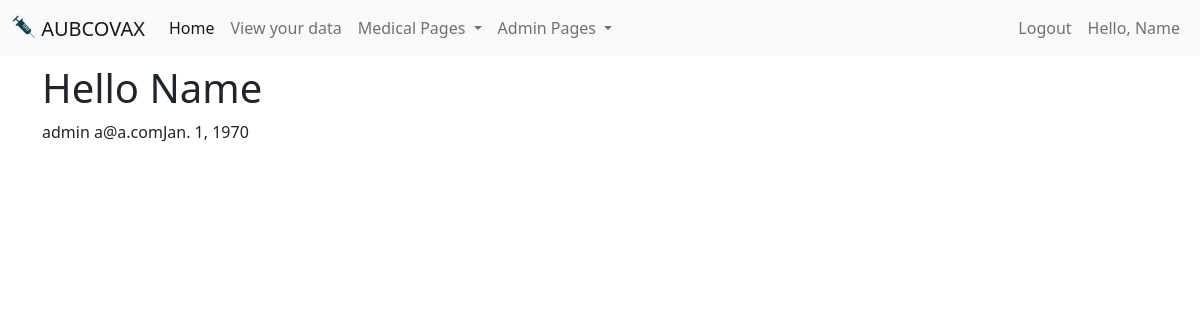
/ (signed in), run on the app's committed database.
### main/models.py (models this page shows, shortened)
class Account(AbstractBaseUser, PermissionsMixin):
    username=models.CharField(max_length=200, unique=True)
    isMedicalStaff = models.BooleanField(default=False)
    isAdmin = models.BooleanField(default=False)
    name = models.CharField(max_length=200)
    email = models.EmailField(unique=False)
    DOB = models.DateField()
    ID_nbr = models.IntegerField(unique=True)
    phone_nbr = models.IntegerField(unique=True)
    address = models.CharField(max_length=200)
    medical_history = models.TextField()
    doseOne = models.BooleanField(default=False)
    doseOneDate = models.DateField(null=True, blank=True)
    doseTwo = models.BooleanField(default=False)
    doseTwoDate = models.DateField(null=True, blank=True)
    nextAppointment = models.DateField(null=True, blank=True)
    is_staff=models.BooleanField(default=False)
    is_active=models.BooleanField(default=True)
    objects = MyUserManager()
    USERNAME_FIELD = 'username'
    REQUIRED_FIELDS = ['name', 'email', 'isMedicalStaff', 'isAdmin', 'DOB', 'ID_nbr', 'phone_nbr', 'address', 'medical_history']

### main/views.py (the view)
# urls.py: path('', views.index, name='index'),
def index(request):
    return render(request, 'index.html')

### main/templates/index.html (shortened to what this page needs)
{% extends 'base.html' %}
{% block content %}
{% if user.is_authenticated %}
<h1>Hello {{user.name}}</h1>{{user.username}}
{{user.email}}{{user.DOB}}
{% else %}
<h1>Hello, stranger</h1>
{% endif %}
{% endblock %}

### main/templates/base.html (shortened to what this page needs)
<!doctype html>
<html lang="en">
  <head>
    <link href="https://cdn.jsdelivr.net/npm/bootstrap@5.0.2/dist/css/bootstrap.min.css" rel="stylesheet">
    {% load static %}
  </head>
  <body>
    <nav class="navbar navbar-expand-md navbar-light bg-light mb-2">
      <div class="container-fluid">
        <a class="navbar-brand mb-0 h1" href="/">
          <img src="{% static '/vaccine.png' %}" alt="" width="24px" height="24px" class="d-inline-block align-text-top">
          AUBCOVAX
        </a>
        <div class="collapse navbar-collapse" id="navbarSupportedContent">
          <ul class="navbar-nav me-auto mb-2 mb-lg-0">
            <li class="nav-item">
              <a class="nav-link active" href="/">Home</a>
            </li>
            <li class="nav-item">
              <a class="nav-link" href="/patientInfo">View your data</a>
            </li>
            <li class="nav-item dropdown">
              <a class="nav-link dropdown-toggle" href="#" id="navbarDropdown" role="button" data-bs-toggle="dropdown" aria-expanded="false">
                Medical Pages
              </a>
            </li>
            <li class="nav-item dropdown">
              <a class="nav-link dropdown-toggle" href="#" id="navbarDropdown" role="button" data-bs-toggle="dropdown" aria-expanded="false">
                Admin Pages
              </a>
            </li>
          </ul>
          <ul class="navbar-nav ml-auto">
            {% if user.is_authenticated %}
            <li class="nav-item">
              <a class="nav-link" href="/logout">Logout</a>
            </li>
            <li class="nav-item">
              <a class="nav-link" href="/patientInfo">Hello, {{user.name}}</a>
            </li>
            {% endif %}
        </div>
      </div>
    </nav>
    <div class="container-sm mb-4">
      {% block content %}
      {% endblock %}
    </div>
  </body>
</html>

### data on the page
Account: name "Name", username "admin", email "a@a.com", DOB "Jan. 1, 1970"
